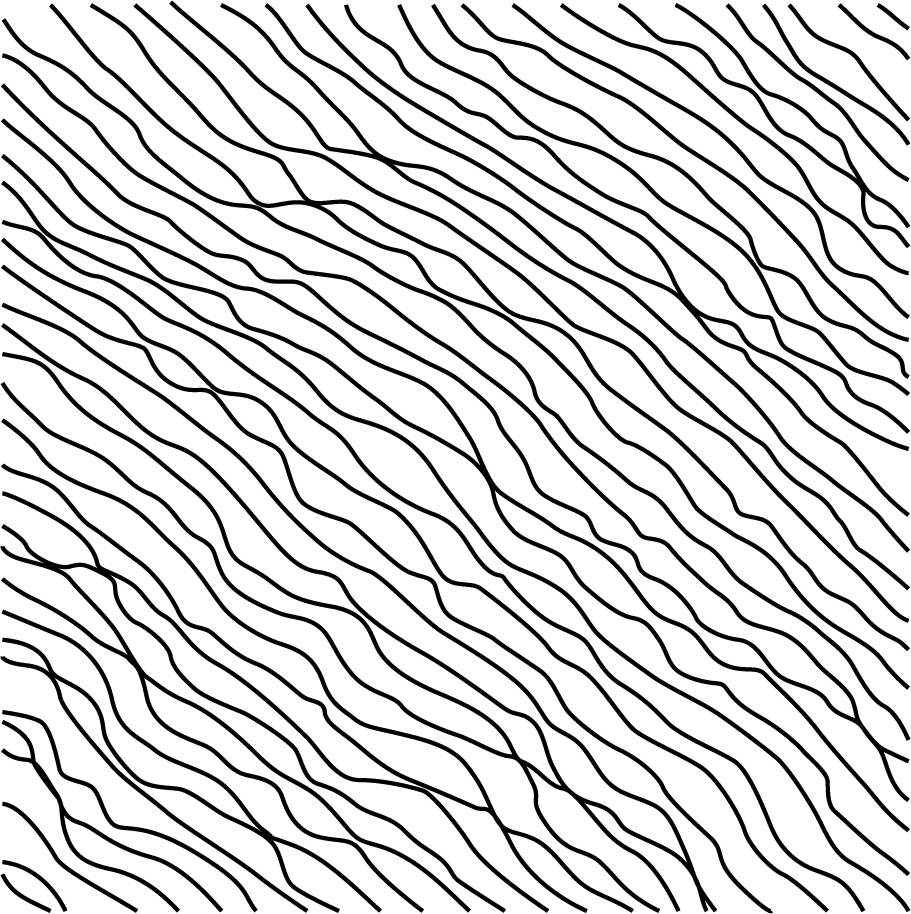
#> input picture CG017-MFM-stripes-black.png, 911 x 914 px
$ jupyter execute --allow-errors 2CAHE_MFM_analysis.ipynb   (older library calls are emulated)
#> lines starting #> are read from the running program, lines starting #| are printed output that depends on the picture
[cell 1]
# Importing libraries and functions
import os
import numpy as np
import seaborn as sns
import matplotlib.pyplot as plt
from matplotlib.patches import Rectangle
from matplotlib.colors import Normalize
import pySPM
import cv2
from scipy.optimize import minimize

[cell 2]
# Function for finding index nearest to given value in an array
# [13 lines left out: function fn, not called in this run]

[cell 3]
# Some plot settings
plt.rc('xtick', top=True, labelsize=8, direction='in')
plt.rc('ytick', right=True, labelsize=8, direction='in')
plt.rc('lines', linewidth=1, markersize=3)
plt.rc('axes', labelsize=10)
plt.rc('font', size=10)
plt.rc('legend',fontsize=7)

[cell 4]
# Frequency and x-y shifts in MFM data, found manually
fshifts = [0,-0.01,-0.02,-0.02,-0.022,-0.05,-0.06,-0.067,-0.073,
                  -0.074,-0.083,-0.085,-0.085,-0.135,-0.21,-0.28,-0.35,
                  -0.39,-0.4,-0.4,-0.405,-0.405,-0.405,-0.405]
xyshifts=[(-8,-1),(-9,-1),(1,-1),(0,0),(-1,0),(0,0),(0,0),(0,0),
                 (0,0),(0,0),(0,0),(0,3),(0,3),(0,3),(0,3),(0,3),(0,3),
                 (0,3),(0,3),(0,3),(0,3),(0,3),(-2,1),(7,1)]
# In our system the real field tended to overshoot the nominal fields by ~30 mT
# These fields were found by tracking the Hall voltage versus field during the
# sweeps when taking MFM images. Nominal fields are still used for labels.
real_fields=np.array([200,285,330,380,430,495,530,580,750,900,1150,1250,1280,
                      1325,1355,1380,1405,1430,1445,1450,1500,1600,2500,4000])

[cell 5]
# Import data
path = "MFM_example_data\\"
#> (the rest of this cell did not finish here and is left out)

[cell 6]
# Bin all scans by field (B)

# Settings for binning values by field (B)
Bmin=-0.4
Bmax=0.4
nBins=100

# Bin scan data for field uncorrected and field corrected scans
hist_corrs=[]
hist_uncorrs=[]
#> (the rest of this cell did not finish here and is left out)

[cell 7]
# Interactive plotting - visualise the magnetic switch
from PIL import Image
from ipywidgets import interact, interactive
# Set histogram and scan colorpalettes
cmap_scan=sns.color_palette("vlag_r", as_cmap=True)
cmap_hist=sns.diverging_palette(145, 300, s=60, as_cmap=True)

RGBA = Image.open(r"CG017-MFM-stripes-black.png")
#> RGBA is the input picture: PIL image 911x914 RGBA; mean R, G, B, A 0, 0, 0, 42.9
RGBA = RGBA.resize((472,236), Image.ANTIALIAS)
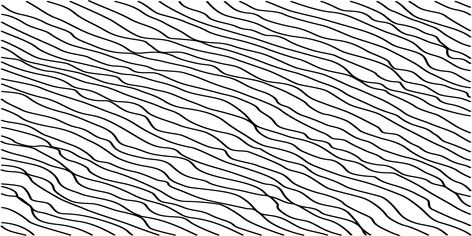
#> RGBA: PIL image 472x236 RGBA; mean R, G, B, A 0, 0, 0, 45; transparent parts drawn white

#> (the rest of this cell did not finish here and is left out)

[cell 8]
# Create Figure
figsize=(4.5*1.25,2*1.25)
fig=plt.figure(figsize=figsize,dpi=144)

# Create histogram axes
xsplit=1/3
ax1=fig.add_axes([0,0.52,xsplit,0.5])
ax2=fig.add_axes([0,0,xsplit,0.5])

# Set histogram and scan colorpalettes
cmap_scan=sns.color_palette("vlag_r", as_cmap=True)
cmap_hist=sns.diverging_palette(145, 300, s=60, as_cmap=True)
def darken(color,multiplier): # Darkens an RGBA colour
    return [a*multiplier if i<3 else a for i,a in enumerate(color)]

# Plot corrected and uncorrected histograms
for i,(hist_corr,hist_uncorr) in enumerate(zip(hist_corrs,hist_uncorrs)):
    ax1.plot(bins,hist_corr,  color=darken(cmap_hist(float(i)/len(scans)),0.9),linewidth=1)
    ax2.plot(bins,hist_uncorr,color=darken(cmap_hist(float(i)/len(scans)),0.9),linewidth=1)

# Histogram axis options
for ax in [ax1,ax2]:
    ax.set_ylabel("Count")
    ax.set_yticks([])
    ax.set_ylim(0,11000)
    ax.set_xlim(-0.4,0.4)
    ax.set_xticklabels([])

# Show example images for field uncorrected and field corrected scans
axs1=np.empty(3,dtype=object)
axs2=np.empty(3,dtype=object)
imgs=[13,15,17] # Which images to use in example
labels1=["(b) ","(c) ","(d) "]
labels2=["(f) ","(g) ","(h) "]
text_options={'va':'top','ha':'left','fontsize':10,'zorder':10}
ax1.text(0.01,0.96,"(a) Image average = 0",transform=ax1.transAxes,**text_options)
ax2.text(0.01,0.96,"(e) Manually shifted",transform=ax2.transAxes,**text_options)
# For each example image, create axis and plot for uncorrected and corrected version
#> (the rest of this cell did not finish here and is left out)

[cell 9]
Bmin=-0.3
Bmax=0.3

# Creating the figure and axes
col=6
row = 4
aspect=1.67
fig = plt.figure(figsize=(6,6/aspect),dpi=150)
axes = np.empty((col,row),dtype=object)
axes2 = np.empty((col,row),dtype=object)

# The null ax is needed for the overall colorbar
# We'll define a 'mappable' object normalised to the limits we want
nullax=fig.add_axes([0,0,1.075,1])
nullax.axis('off')
cmap=sns.color_palette("vlag_r", as_cmap=True)
norm = Normalize(vmin=Bmin, vmax=Bmax)
mappable=plt.cm.ScalarMappable(norm=norm, cmap=cmap)
mappable.set_array([])
fig.colorbar(mappable, ax=nullax, label="$\Delta f$ (Hz)",aspect=40)

# Make all the individual (row x column) axes
h=1/row # ax size
for i in range(col):
    for j in range(row):
        axes[i][j]=fig.add_axes([h*i/aspect,1-h*(j+1),h/aspect,h])
        axes2[i][j]=fig.add_axes([h*i/aspect,1-h*(j+1),h/aspect,h],label='2')
        for ax in [axes[i][j],axes2[i][j]]:
            ax.set_xticks([])
            ax.set_yticks([])
            ax.set_facecolor('none')

# For labelling the field value
#> (the rest of this cell did not finish here and is left out)

[cell 10]
# Now we'll try counting the number of 'up' and 'down' domains are in our images.
# We'll take a threshold to make our images binary then use Pythons open computer
# vision package to find, count and plot contiguous blobs.

# Creating the figure and axes
col=6
row = 4
aspect=1.67
fig = plt.figure(figsize=(6,6/aspect),dpi=150)
axes = np.empty((col,row),dtype=object)
h=1/row
for i in range(col):
    for j in range(row):
        axes[i][j]=fig.add_axes([h*i/aspect,1-h*(j+1),h/aspect,h])
        ax=axes[i][j]
        ax.set_xticks([])
        ax.set_yticks([])

# Import Hall data
#> (the rest of this cell did not finish here and is left out)
